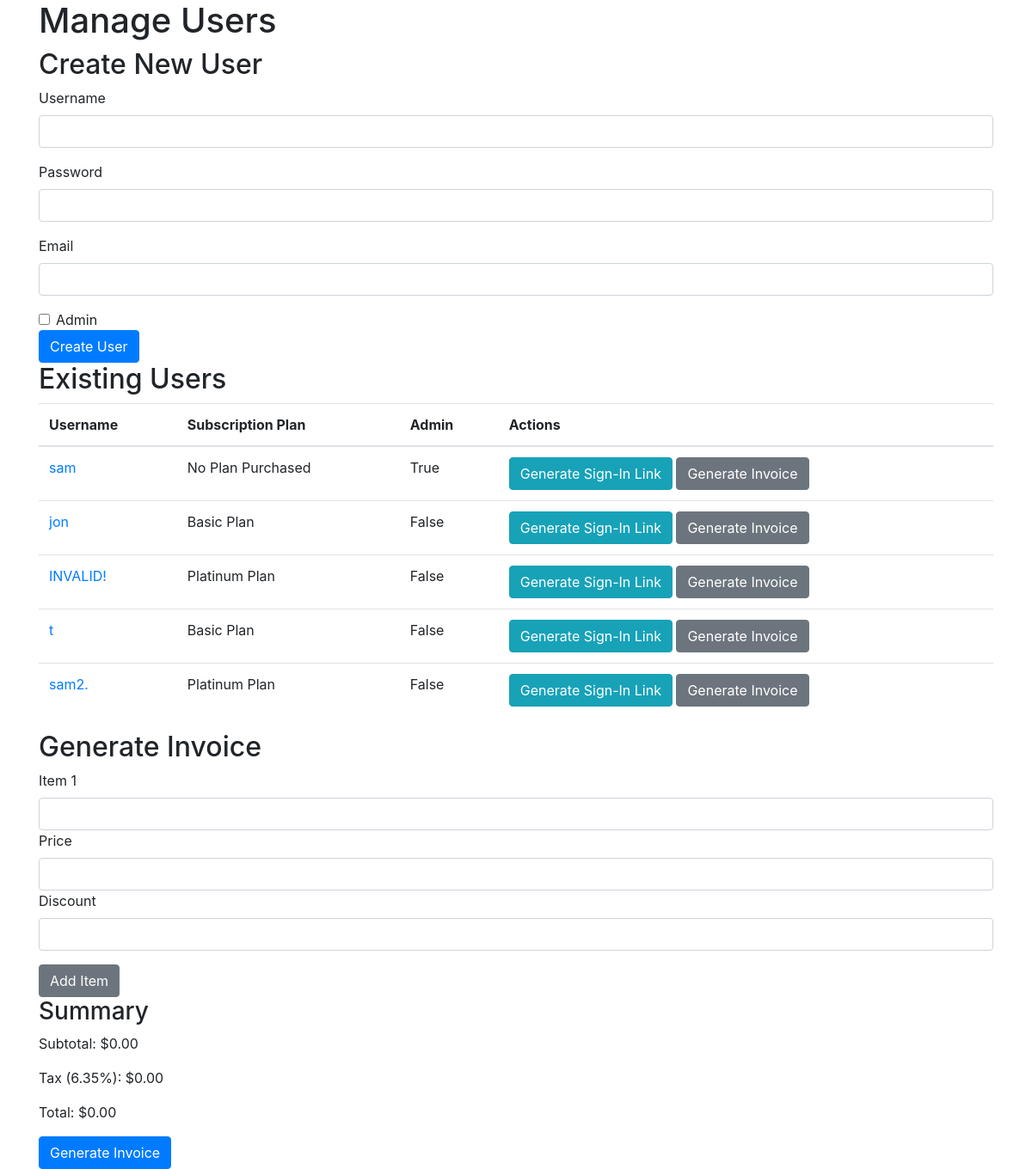
Screenshot of /admin/manage_users (signed in) with the database file from the repository.
### app.py (models this page shows, shortened)
class User(db.Model):
    id = db.Column(db.Integer, primary_key=True)
    username = db.Column(db.String(80), unique=True, nullable=False)
    password = db.Column(db.String(200), nullable=False)
    email = db.Column(db.String(120), unique=True, nullable=False)
    is_admin = db.Column(db.Boolean, default=False)
    alert_message = db.Column(db.String(200), nullable=True)
    subscription_plan = db.Column(db.String(200), nullable=True)
    order_history = db.Column(db.Text, nullable=True)
    one_time_token = db.Column(db.String(200), nullable=True)

### app.py (the view, shortened to what this page needs)
@app.route('/admin/manage_users', methods=['GET', 'POST'])
def manage_users():
    if 'username' not in session or not User.query.filter_by(username=session['username'], is_admin=True).first():
        return redirect('/login')
    users = User.query.all()
    return render_template('manage_users.html', users=users, user=session['username'])

### templates/manage_users.html (shortened to what this page needs)
<!DOCTYPE html>
<html lang="en">
<head>
    <link rel="stylesheet" href="https://maxcdn.bootstrapcdn.com/bootstrap/4.0.0/css/bootstrap.min.css">
</head>
<body>
    <div class="container">
        <h1>Manage Users</h1>
        <h2>Create New User</h2>
        <form action="/admin/manage_users" method="post">
            <div class="form-group">
                <label for="username">Username</label>
                <input type="text" class="form-control" id="username" name="username" required>
            </div>
            <div class="form-group">
                <label for="password">Password</label>
                <input type="password" class="form-control" id="password" name="password" required>
            </div>
            <div class="form-group">
                <label for="email">Email</label>
                <input type="email" class="form-control" id="email" name="email" required>
            </div>
            <div class="form-check">
                <input type="checkbox" class="form-check-input" id="is_admin" name="is_admin">
                <label class="form-check-label" for="is_admin">Admin</label>
            </div>
            <button type="submit" class="btn btn-primary">Create User</button>
        </form>
        <h2>Existing Users</h2>
        <table class="table">
            <thead>
                <tr>
                    <th>Username</th>
                    <th>Subscription Plan</th>
                    <th>Admin</th>
                    <th>Actions</th>
                </tr>
            </thead>
            <tbody>
                {% for user in users %}
                <tr>
                    <td><a href="{{ url_for('manage_user', user_id=user.id) }}">{{ user.username }}</a></td>
                    <td>{{ user.subscription_plan or 'No Plan Purchased' }}</td>
                    <td>{{ user.is_admin }}</td>
                    <td>
                        <form action="/admin/generate_token" method="post" style="display:inline;">
                            <button type="submit" class="btn btn-info">Generate Sign-In Link</button>
                        </form>
                        <a href="{{ url_for('generate_invoice', user_id=user.id) }}" class="btn btn-secondary">Generate Invoice</a>
                    </td>
                </tr>
                {% endfor %}
            </tbody>
        </table>
        <h2>Generate Invoice</h2>
        <form action="/admin/generate_invoice" method="post" oninput="calculateTotal()">
            <div id="items">
                <div class="form-group">
                    <label for="item1">Item 1</label>
                    <input type="text" class="form-control item" id="item1" name="items[]" required>
                    <label for="price1">Price</label>
                    <input type="number" class="form-control price" id="price1" name="prices[]" required>
                    <label for="discount1">Discount</label>
                    <input type="number" class="form-control discount" id="discount1" name="discounts[]" required>
                </div>
            </div>
            <button type="button" class="btn btn-secondary" onclick="addItem()">Add Item</button>
            <h3>Summary</h3>
            <p>Subtotal: $<span id="subtotal">0.00</span></p>
            <p>Tax (6.35%): $<span id="tax">0.00</span></p>
            <p>Total: $<span id="total">0.00</span></p>
            <button type="submit" class="btn btn-primary">Generate Invoice</button>
        </form>
    </div>
</body>
</html>

### rows the page displays
User: username "sam", subscription_plan "No Plan Purchased", is_admin "True"
User: username "jon", subscription_plan "Basic Plan", is_admin "False"
User: username "INVALID!", subscription_plan "Platinum Plan", is_admin "False"
User: username "t", subscription_plan "Basic Plan", is_admin "False"
User: username "sam2.", subscription_plan "Platinum Plan", is_admin "False"
